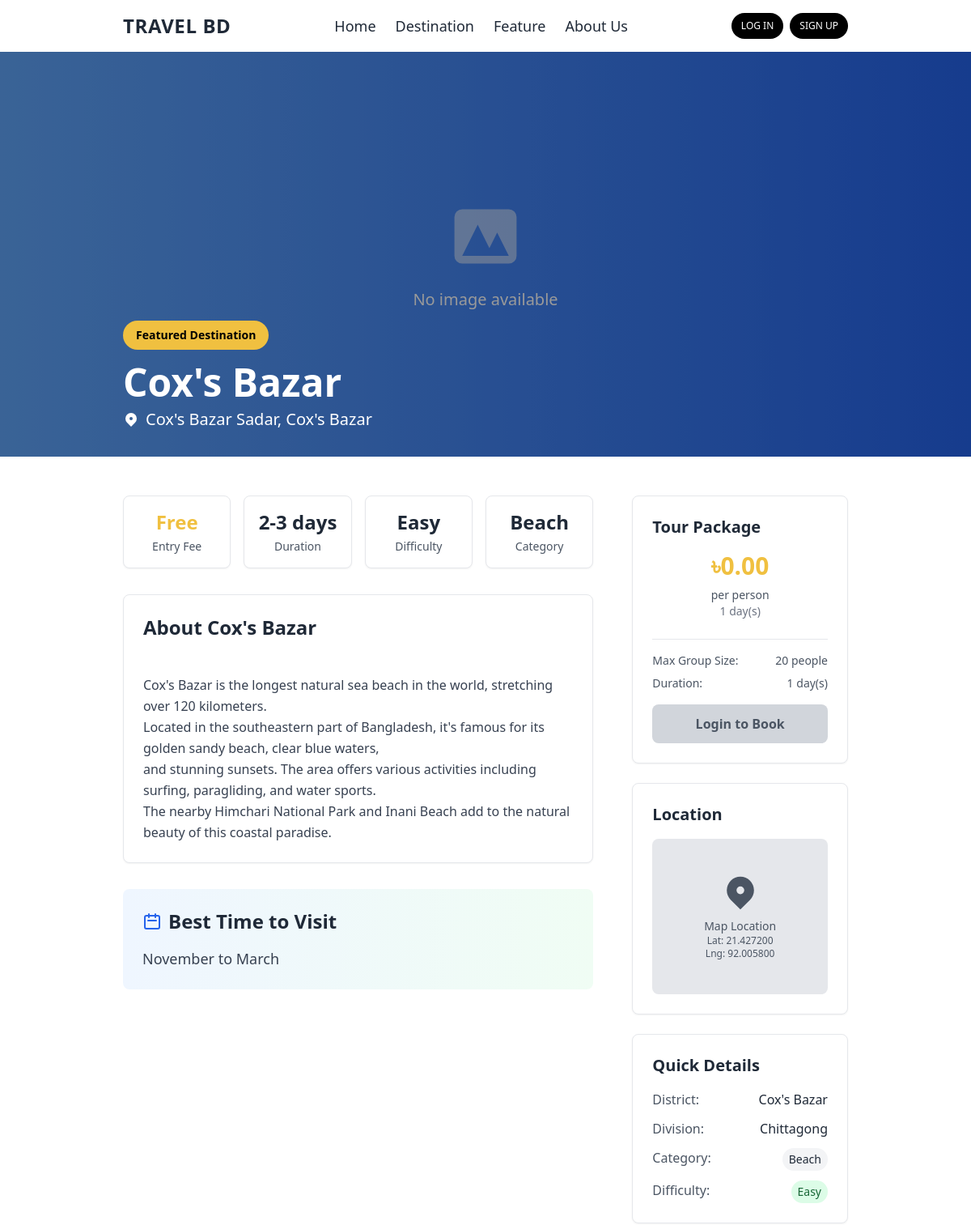
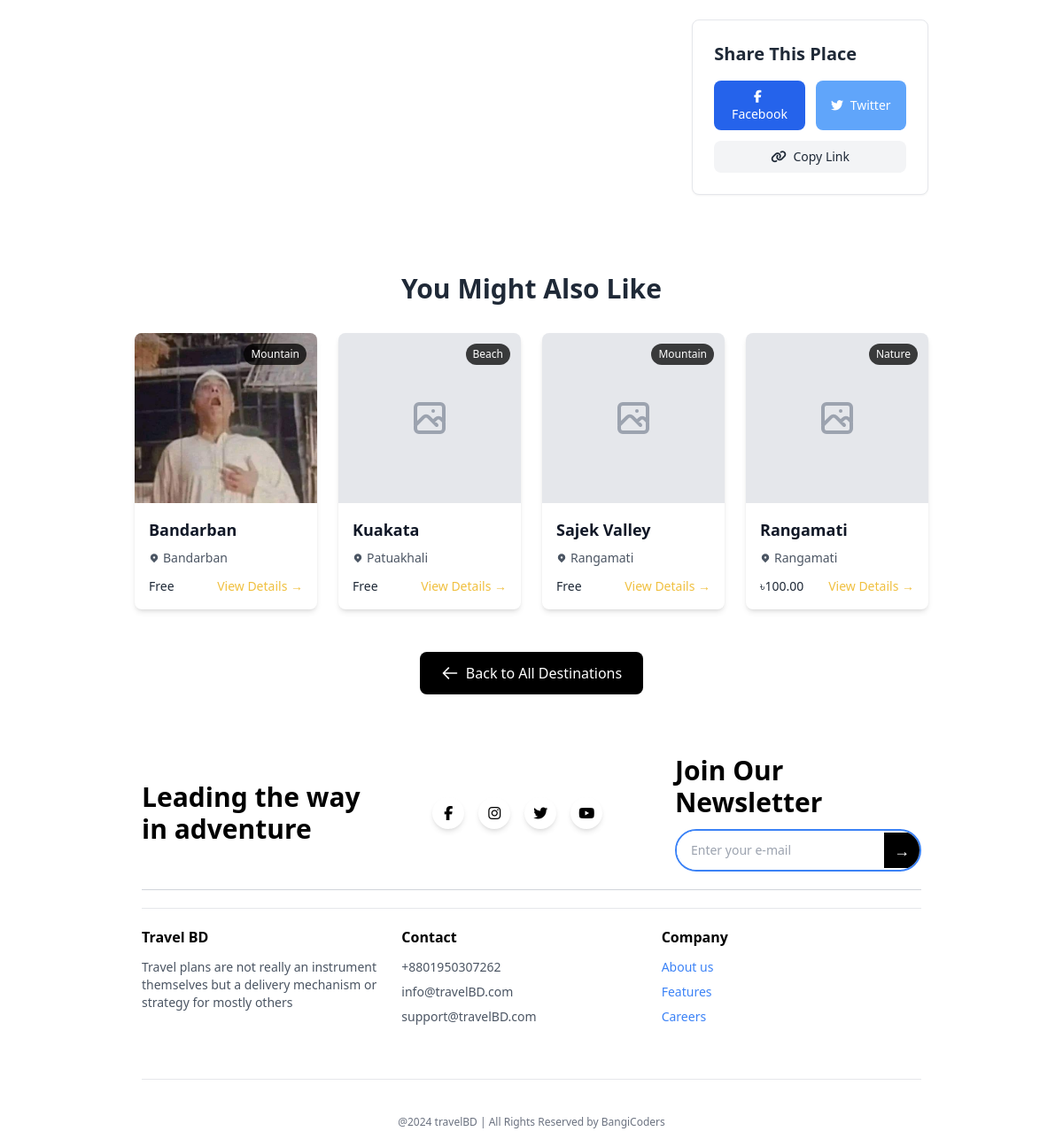
The app's page /destinations/coxs-bazar/ with its own data (2 pictures, top to bottom).
### destination/models.py (models this page shows, shortened)
class Destination(models.Model):
    CATEGORY_CHOICES = [
        ('beach', 'Beach'),
        ('mountain', 'Mountain'),
        ('historical', 'Historical'),
        ('cultural', 'Cultural'),
        ('adventure', 'Adventure'),
        ('religious', 'Religious'),
        ('nature', 'Nature'),
        ('waterfall', 'Waterfall'),
        ('forest', 'Forest'),
        ('archaeological', 'Archaeological'),
    ]
    name = models.CharField(max_length=200)
    slug = models.SlugField(max_length=250, unique=True, blank=True)
    description = models.TextField()
    short_description = models.CharField(max_length=300)
    location = models.CharField(max_length=200)
    district = models.CharField(max_length=100)
    division = models.CharField(max_length=100)
    category = models.CharField(max_length=20, choices=CATEGORY_CHOICES)
    main_image = models.ImageField(upload_to='destinations/images/', blank=True, null=True)
    gallery_image_1 = models.ImageField(upload_to='destinations/images/', blank=True, null=True)
    gallery_image_2 = models.ImageField(upload_to='destinations/images/', blank=True, null=True)
    gallery_image_3 = models.ImageField(upload_to='destinations/images/', blank=True, null=True)
    best_time_to_visit = models.CharField(max_length=200)
    entry_fee = models.DecimalField(max_digits=8, decimal_places=2, default=0.00)
    duration = models.CharField(max_length=100)
    difficulty_level = models.CharField(max_length=50, choices=[
        ('easy', 'Easy'),
        ('moderate', 'Moderate'),
        ('hard', 'Hard'),
    ], default='easy')
    latitude = models.DecimalField(max_digits=9, decimal_places=6, blank=True, null=True)
    longitude = models.DecimalField(max_digits=9, decimal_places=6, blank=True, null=True)
    meta_description = models.CharField(max_length=160, blank=True)
    featured = models.BooleanField(default=False)
    is_active = models.BooleanField(default=True)
    created_at = models.DateTimeField(auto_now_add=True)
    updated_at = models.DateTimeField(auto_now=True)
    created_by = models.ForeignKey(User, on_delete=models.CASCADE, related_name='destinations', null=True, blank=True)
    tour_price = models.DecimalField(max_digits=10, decimal_places=2, default=0)
    tour_duration_days = models.IntegerField(default=1)
    max_group_size = models.IntegerField(default=20)
    tour_includes = models.TextField(blank=True, help_text="What's included in the tour package")
    tour_excludes = models.TextField(blank=True, help_text="What's not included")
    available_dates = models.TextField(blank=True, help_text="Available tour dates")
    class Meta:
        ordering = ['-featured', '-created_at']
        verbose_name = 'Destination'
        verbose_name_plural = 'Destinations'
    def get_gallery_images(self):
        images = []
        if self.gallery_image_1:
            images.append(self.gallery_image_1)
        if self.gallery_image_2:
            images.append(self.gallery_image_2)
        if self.gallery_image_3:
            images.append(self.gallery_image_3)
        return images

### destination/views.py (the view)
# urls.py: path('<slug:slug>/', views.destination_detail, name='destination_detail'),
def destination_detail(request, slug):
    destination = get_object_or_404(Destination, slug=slug, is_active=True)
    related_destinations = Destination.objects.filter(
        Q(category=destination.category) | Q(division=destination.division)
    ).exclude(id=destination.id).filter(is_active=True)[:4]
    context = {
        'destination': destination,
        'related_destinations': related_destinations,
    }
    return render(request, 'destination_detail.html', context)

### templates/destination_detail.html (shortened to what this page needs)
{% extends 'base.html' %} {% load static %} {% block body %}
<div class="relative w-full h-96 lg:h-[500px] overflow-hidden">
  {% if destination.main_image %}
  <img
    src="{{ destination.main_image.url }}"
    alt="{{ destination.name }}"
    class="w-full h-full object-cover"
  />
  {% else %}
  <div
    class="w-full h-full bg-gradient-to-r from-blue-400 to-blue-600 flex items-center justify-center"
  >
    <div class="text-center text-white">
      <svg
        class="w-24 h-24 mx-auto mb-4 opacity-50"
        fill="currentColor"
        viewBox="0 0 20 20"
      >
        <path
          fill-rule="evenodd"
          d="M4 3a2 2 0 00-2 2v10a2 2 0 002 2h12a2 2 0 002-2V5a2 2 0 00-2-2H4zm12 12H4l4-8 3 6 2-4 3 6z"
          clip-rule="evenodd"
        ></path>
      </svg>
      <p class="text-xl">No image available</p>
    </div>
  </div>
  {% endif %}
  <div class="absolute inset-0 bg-black bg-opacity-40 flex items-end">
    <div class="w-full lg:w-4/5 mx-auto px-4 lg:px-8 pb-8">
      <div class="text-white">
        {% if destination.featured %}
        <span
          class="inline-block bg-primary text-black px-4 py-2 rounded-full text-sm font-semibold mb-4"
        >
          Featured Destination
        </span>
        {% endif %}
        <h1 class="text-3xl lg:text-5xl font-bold mb-2">
          {{ destination.name }}
        </h1>
        <p class="text-lg lg:text-xl flex items-center">
          <svg class="w-5 h-5 mr-2" fill="currentColor" viewBox="0 0 20 20">
            <path
              fill-rule="evenodd"
              d="M5.05 4.05a7 7 0 119.9 9.9L10 18.9l-4.95-4.95a7 7 0 010-9.9zM10 11a2 2 0 100-4 2 2 0 000 4z"
              clip-rule="evenodd"
            ></path>
          </svg>
          {{ destination.location }}, {{ destination.district }}
        </p>
      </div>
    </div>
  </div>
</div>
<div class="w-full lg:w-4/5 mx-auto px-4 lg:px-8 py-12">
  <div class="grid grid-cols-1 lg:grid-cols-3 gap-12">
    <div class="lg:col-span-2">
      <div class="grid grid-cols-2 lg:grid-cols-4 gap-4 mb-8">
        <div
          class="bg-white border border-gray-200 rounded-lg p-4 text-center shadow-sm"
        >
          <div class="text-2xl font-bold text-primary mb-1">
            {% if destination.entry_fee > 0 %}
            <div>৳{{ destination.entry_fee }}</div>
            {% else %} Free {% endif %}
          </div>
          <div class="text-sm text-gray-600">Entry Fee</div>
        </div>
        <div
          class="bg-white border border-gray-200 rounded-lg p-4 text-center shadow-sm"
        >
          <div class="text-2xl font-bold text-gray-800 mb-1">
            {{ destination.duration }}
          </div>
          <div class="text-sm text-gray-600">Duration</div>
        </div>
        <div
          class="bg-white border border-gray-200 rounded-lg p-4 text-center shadow-sm"
        >
          <div class="text-2xl font-bold text-gray-800 mb-1">
            {{ destination.difficulty_level|title }}
          </div>
          <div class="text-sm text-gray-600">Difficulty</div>
        </div>
        <div
          class="bg-white border border-gray-200 rounded-lg p-4 text-center shadow-sm"
        >
          <div class="text-2xl font-bold text-gray-800 mb-1">
            {{ destination.category|title }}
          </div>
          <div class="text-sm text-gray-600">Category</div>
        </div>
      </div>
      <div
        class="bg-white rounded-lg shadow-sm border border-gray-200 p-6 mb-8"
      >
        <h2 class="text-2xl font-bold text-gray-800 mb-4">
          About {{ destination.name }}
        </h2>
        <p class="text-gray-700 leading-relaxed whitespace-pre-line">
          {{ destination.description }}
        </p>
      </div>
      <div
        class="bg-gradient-to-r from-blue-50 to-green-50 rounded-lg p-6 mb-8"
      >
        <h2 class="text-2xl font-bold text-gray-800 mb-4 flex items-center">
          <svg
            class="w-6 h-6 mr-2 text-blue-600"
            fill="none"
            stroke="currentColor"
            viewBox="0 0 24 24"
          >
            <path
              stroke-linecap="round"
              stroke-linejoin="round"
              stroke-width="2"
              d="M8 7V3m8 4V3m-9 8h10M5 21h14a2 2 0 002-2V7a2 2 0 00-2-2H5a2 2 0 00-2 2v12a2 2 0 002 2z"
            ></path>
          </svg>
          Best Time to Visit
        </h2>
        <p class="text-lg text-gray-700 font-medium">
          {{ destination.best_time_to_visit }}
        </p>
      </div>
    </div>
    <div class="lg:col-span-1">
      <div
        class="bg-white rounded-lg shadow-sm border border-gray-200 p-6 mb-6 sticky top-4"
      >
        <h3 class="text-xl font-bold text-gray-800 mb-4">Tour Package</h3>
        <div class="text-center mb-6">
          <div class="text-3xl font-bold text-primary mb-2">
            ৳{{ destination.tour_price }}
          </div>
          <div class="text-sm text-gray-600">per person</div>
          <div class="text-sm text-gray-500">
            {{ destination.tour_duration_days }} day(s)
          </div>
        </div>
        <div class="border-t pt-4">
          <div class="flex justify-between text-sm text-gray-600 mb-2">
            <span>Max Group Size:</span>
            <span>{{ destination.max_group_size }} people</span>
          </div>
          <div class="flex justify-between text-sm text-gray-600 mb-4">
            <span>Duration:</span>
            <span>{{ destination.tour_duration_days }} day(s)</span>
          </div>
        </div>
        {% if user.is_authenticated %}
        <button
          onclick="openBookingModal()"
          class="w-full bg-primary text-black font-semibold py-3 px-4 rounded-lg hover:bg-yellow-500 transition duration-200"
        >
          Book This Tour
        </button>
        {% else %}
        <a
          href="{% url 'authentication:login' %}"
          class="block w-full bg-gray-300 text-gray-600 font-semibold py-3 px-4 rounded-lg text-center"
        >
          Login to Book
        </a>
        {% endif %}
      </div>
      {% if destination.latitude and destination.longitude %}
      <div
        class="bg-white rounded-lg shadow-sm border border-gray-200 p-6 mb-6"
      >
        <h3 class="text-xl font-bold text-gray-800 mb-4">Location</h3>
        <div
          class="bg-gray-200 h-48 rounded-lg flex items-center justify-center"
        >
          <div class="text-center text-gray-600">
            <svg
              class="w-12 h-12 mx-auto mb-2"
              fill="currentColor"
              viewBox="0 0 20 20"
            >
              <path
                fill-rule="evenodd"
                d="M5.05 4.05a7 7 0 119.9 9.9L10 18.9l-4.95-4.95a7 7 0 010-9.9zM10 11a2 2 0 100-4 2 2 0 000 4z"
                clip-rule="evenodd"
              ></path>
            </svg>
            <p class="text-sm">Map Location</p>
            <p class="text-xs">Lat: {{ destination.latitude }}</p>
            <p class="text-xs">Lng: {{ destination.longitude }}</p>
          </div>
        </div>
      </div>
      {% endif %}
      <div
        class="bg-white rounded-lg shadow-sm border border-gray-200 p-6 mb-6"
      >
        <h3 class="text-xl font-bold text-gray-800 mb-4">Quick Details</h3>
        <div class="space-y-3">
          <div class="flex justify-between">
            <span class="text-gray-600">District:</span>
            <span class="font-medium text-gray-800"
              >{{ destination.district }}</span
            >
          </div>
          <div class="flex justify-between">
            <span class="text-gray-600">Division:</span>
            <span class="font-medium text-gray-800"
              >{{ destination.division }}</span
            >
          </div>
          <div class="flex justify-between">
            <span class="text-gray-600">Category:</span>
            <span
              class="inline-block bg-gray-100 text-gray-800 px-2 py-1 rounded-full text-sm"
            >
              {{ destination.category|title }}
            </span>
          </div>
          <div class="flex justify-between">
            <span class="text-gray-600">Difficulty:</span>
            <span
              class="inline-block {% if destination.difficulty_level == 'easy' %}bg-green-100 text-green-800{% elif destination.difficulty_level == 'moderate' %}bg-yellow-100 text-yellow-800{% else %}bg-red-100 text-red-800{% endif %} px-2 py-1 rounded-full text-sm"
            >
              {{ destination.difficulty_level|title }}
            </span>
          </div>
        </div>
      </div>
      <div
        class="bg-white rounded-lg shadow-sm border border-gray-200 p-6 mb-6"
      >
        <h3 class="text-xl font-bold text-gray-800 mb-4">Share This Place</h3>
        <div class="flex space-x-3">
          <button
            class="flex-1 bg-blue-600 text-white py-2 px-3 rounded-lg hover:bg-blue-700 transition duration-200 text-sm"
          >
            <i class="fab fa-facebook-f mr-1"></i> Facebook
          </button>
          <button
            class="flex-1 bg-blue-400 text-white py-2 px-3 rounded-lg hover:bg-blue-500 transition duration-200 text-sm"
          >
            <i class="fab fa-twitter mr-1"></i> Twitter
          </button>
        </div>
        <button
          class="w-full mt-3 bg-gray-100 text-gray-800 py-2 px-3 rounded-lg hover:bg-gray-200 transition duration-200 text-sm"
        >
          <i class="fas fa-link mr-1"></i> Copy Link
        </button>
      </div>
    </div>
  </div>
  {% if related_destinations %}
  <div class="mt-16">
    <h2 class="text-3xl font-bold text-gray-800 mb-8 text-center">
      You Might Also Like
    </h2>
    <div class="grid grid-cols-1 md:grid-cols-2 lg:grid-cols-4 gap-6">
      {% for related in related_destinations %}
      <div
        class="bg-white rounded-lg shadow-md overflow-hidden hover:shadow-lg transition duration-300"
      >
        <div class="relative h-48 overflow-hidden">
          {% if related.main_image %}
          <img
            src="{{ related.main_image.url }}"
            alt="{{ related.name }}"
            class="w-full h-full object-cover hover:scale-105 transition duration-300"
          />
          {% else %}
          <div
            class="w-full h-full bg-gray-200 flex items-center justify-center"
          >
          </div>
          {% endif %}
          <span
            class="absolute top-3 right-3 bg-black bg-opacity-75 text-white px-2 py-1 rounded-full text-xs"
          >
            {{ related.category|title }}
          </span>
        </div>
        <div class="p-4">
          <h3 class="text-lg font-semibold text-gray-900 mb-2">
            <a
              href="{% url 'destination:destination_detail' related.slug %}"
              class="hover:text-primary transition duration-200"
            >
              {{ related.name }}
            </a>
          </h3>
          <p class="text-gray-600 text-sm mb-3 flex items-center">
            <svg class="w-3 h-3 mr-1" fill="currentColor" viewBox="0 0 20 20">
              <path
                fill-rule="evenodd"
                d="M5.05 4.05a7 7 0 119.9 9.9L10 18.9l-4.95-4.95a7 7 0 010-9.9zM10 11a2 2 0 100-4 2 2 0 000 4z"
                clip-rule="evenodd"
              ></path>
            </svg>
            {{ related.district }}
          </p>
          <div class="flex justify-between items-center">
            <span class="text-sm font-medium text-gray-800">
              {% if related.entry_fee > 0 %} ৳{{ related.entry_fee }} {% else %}
              Free {% endif %}
            </span>
            <a
              href="{% url 'destination:destination_detail' related.slug %}"
              class="text-primary hover:text-yellow-600 text-sm font-medium transition duration-200"
            >
              View Details →
            </a>
          </div>
        </div>
      </div>
      {% endfor %}
    </div>
  </div>
  {% endif %}
  <div class="mt-12 text-center">
    <a
      href="{% url 'destination:destination_list' %}"
      class="inline-flex items-center px-6 py-3 bg-black text-white rounded-lg hover:bg-gray-800 transition duration-200"
    >
      <svg
        class="w-5 h-5 mr-2"
        fill="none"
        stroke="currentColor"
        viewBox="0 0 24 24"
      >
        <path
          stroke-linecap="round"
          stroke-linejoin="round"
          stroke-width="2"
          d="M10 19l-7-7m0 0l7-7m-7 7h18"
        ></path>
      </svg>
      Back to All Destinations
    </a>
  </div>
</div>
{% endblock %}

### records on screen
Destination: name "Cox's Bazar", location "Cox's Bazar Sadar", district "Cox's Bazar", duration "2-3 days", difficulty_level "Easy", category "Beach", description "Cox's Bazar is the longest natural sea beach in the world, stretching over 120 kilometers. Located in the southeastern part of Bangladesh, it's famous for its golden sandy beach, clear blue waters, and stunning sunsets. The area offers various activities including surfing, paragliding, and water sports. The nearby Himchari National Park and Inani Beach add to the natural beauty of this coastal paradise.", best_time_to_visit "November to March", tour_price "0.00", tour_duration_days "1", max_group_size "20", latitude "21.427200", longitude "92.005800", division "Chittagong"
Destination: main_image (picture), category "Mountain", name "Bandarban", district "Bandarban", entry_fee "Free"
Destination: category "Beach", name "Kuakata", district "Patuakhali", entry_fee "Free"
Destination: category "Mountain", name "Sajek Valley", district "Rangamati", entry_fee "Free"
Destination: category "Nature", name "Rangamati", district "Rangamati", entry_fee "100.00"
